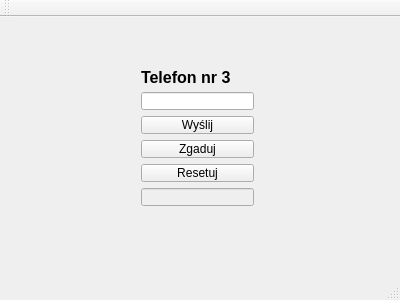
<?xml version="1.0" encoding="UTF-8"?>
<ui version="4.0">
 <class>MainWindow</class>
 <widget class="QMainWindow" name="MainWindow">
  <property name="geometry">
   <rect>
    <x>0</x>
    <y>0</y>
    <width>400</width>
    <height>300</height>
   </rect>
  </property>
  <property name="windowTitle">
   <string>MainWindow</string>
  </property>
  <widget class="QWidget" name="centralWidget">
   <widget class="QWidget" name="layoutWidget">
    <property name="geometry">
     <rect>
      <x>130</x>
      <y>40</y>
      <width>135</width>
      <height>160</height>
     </rect>
    </property>
    <layout class="QVBoxLayout" name="verticalLayout">
     <item>
      <widget class="QLabel" name="label">
       <property name="font">
        <font>
         <pointsize>12</pointsize>
         <weight>75</weight>
         <bold>true</bold>
        </font>
       </property>
       <property name="text">
        <string>Telefon nr 3</string>
       </property>
      </widget>
     </item>
     <item>
      <widget class="QLineEdit" name="lineEdit"/>
     </item>
     <item>
      <widget class="QPushButton" name="pushButton">
       <property name="text">
        <string>Wyślij</string>
       </property>
      </widget>
     </item>
     <item>
      <widget class="QPushButton" name="pushButton_2">
       <property name="text">
        <string>Zgaduj</string>
       </property>
      </widget>
     </item>
     <item>
      <widget class="QPushButton" name="pushButton_3">
       <property name="text">
        <string>Resetuj</string>
       </property>
      </widget>
     </item>
     <item>
      <widget class="QLineEdit" name="lineEdit_2">
       <property name="enabled">
        <bool>false</bool>
       </property>
      </widget>
     </item>
    </layout>
   </widget>
  </widget>
  <widget class="QMenuBar" name="menuBar">
   <property name="geometry">
    <rect>
     <x>0</x>
     <y>0</y>
     <width>400</width>
     <height>21</height>
    </rect>
   </property>
  </widget>
  <widget class="QToolBar" name="mainToolBar">
   <attribute name="toolBarArea">
    <enum>TopToolBarArea</enum>
   </attribute>
   <attribute name="toolBarBreak">
    <bool>false</bool>
   </attribute>
  </widget>
  <widget class="QStatusBar" name="statusBar"/>
 </widget>
 <layoutdefault spacing="6" margin="11"/>
 <resources/>
 <connections/>
</ui>
